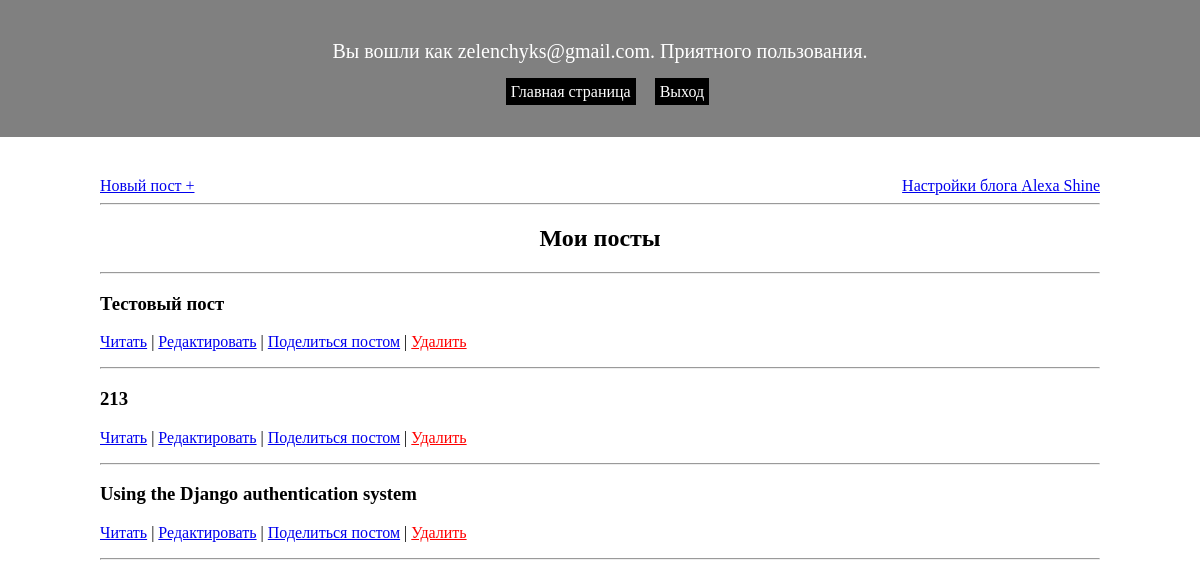
Before: / (signed in) with the older database file.
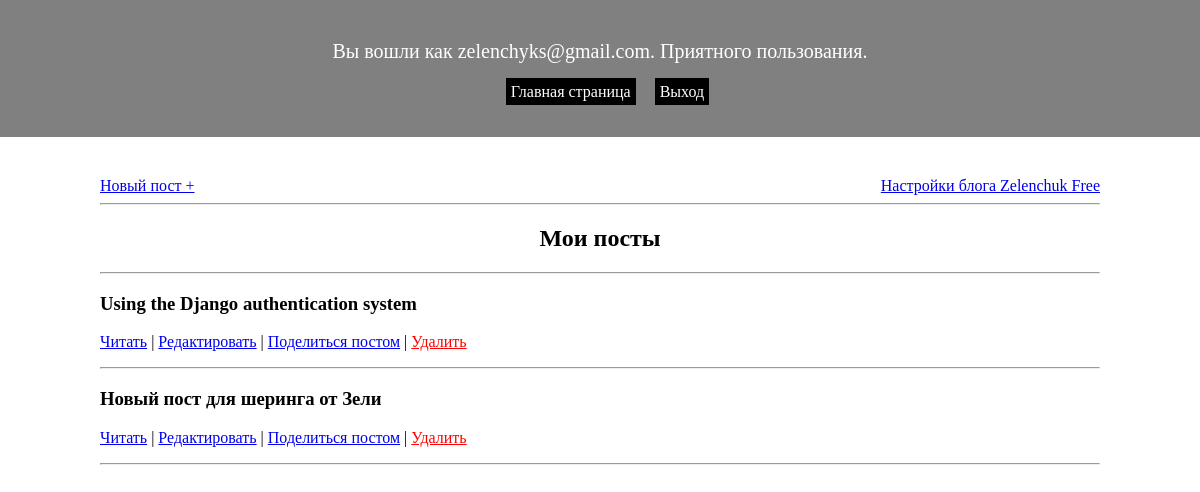
After: the same page with the newer database file.
### blog/models.py (models this page shows)
class Blog(models.Model):
    owner = models.ForeignKey(User, editable=False, on_delete=models.CASCADE)
    title = models.CharField('Заголовок', max_length=500)
    slug = models.CharField(max_length=500, editable=False)

class BlogPost(models.Model):
    blog = models.ForeignKey(Blog, on_delete=models.CASCADE)
    title = models.CharField('Заголовок', max_length=500)
    body = models.TextField('Основной текст')
    is_published = models.BooleanField('Опубликован?', default=False)
    slug = models.SlugField(max_length=500, editable=False)
    shared_to = models.ManyToManyField(Blog, related_name='shared_posts')

### blog/views.py (the view)
# urls.py: path('', HomeView.as_view(), name='home'),
class HomeView(TemplateView):
    template_name = 'home.html'
    def get_context_data(self, **kwargs):
        context = super().get_context_data(**kwargs)
        if self.request.user.is_authenticated:
            if Blog.objects.filter(owner=self.request.user).exists():
                context['has_blog'] = True
                blog = Blog.objects.get(owner=self.request.user)
                context['blog'] = blog
                context['posts'] = BlogPost.objects.filter(blog=blog)
                context['shared_posts'] = blog.shared_posts.all()
        else:
            context['posts'] = BlogPost.objects.filter(is_published=True)
        return context

### blog/templates/home.html (shortened to what this page needs)
{% extends 'base.html' %}
{% block content %}
    {% if user.is_authenticated %}
        {% if not has_blog %}
            <div>
                <a href="{% url 'new-blog' %}">Создать блог</a>
            </div>
        {% else %}
            <div style="overflow: hidden; margin-top: 40px;">
                <div style="float: left ;">
                    <a href="{% url 'new-post' %}">Новый пост +</a>
                </div>
                <div style="float:right ;">
                    <a href="{% url 'edit-blog' pk=blog.pk %}">Настройки блога {{ blog.title }}</a>
                </div>
            </div>
        {% endif %}
        <hr />
        <h2 style="text-align:center;">Мои посты</h2>
        <hr />
        {% if posts %}
            {% for post in posts %}
                <p>
                    <h3>{{ post.title }}</h3>
                    <a href="{% url 'post_details' pk=post.pk %}">Читать</a> |
                <a href="{% url 'edit-post' pk=post.pk %}">Редактировать</a> |
            <a href="{% url "share-blog-post-with-blog" pk=post.pk %}">Поделиться постом</a> |
        <a style="color: red;" href="{% url "delete_post" pk=post.pk %}">Удалить</a>
    </p>
    <hr />
{% endfor %}
{% endif %}
{% endif %}
{% endblock %}

### templates/base.html (shortened to what this page needs)
<!DOCTYPE html>
<html lang="en">
    <head>
    </head>
    <body>
        {% block header %}
            <header style="overflow: hidden;">
                {% if user.is_authenticated %}
                    <p>
                        Вы вошли как {{ user.username }}. Приятного пользования.
                    </p>
                {% else %}
                    <p>
                        Приветствуем! Выполните вход :)
                    </p>
                {% endif %}
                <ul>
                    <li>
                        <a href="{% url 'home' %}">Главная страница</a>
                    </li>
                    {% if user.is_authenticated %}
                        <li>
                            <a href="{% url 'logout' %}">Выход</a>
                        </li>
                    {% endif %}
                </ul>
            {% endblock %}
        </header>
        <main>
            {% block content %}{% endblock %}
        </main>
    </body>
</html>

### templates/base.html (style rules this page uses)
body { padding: 0; margin: 0; }
header { background: grey; overflow: hidden; text-align: center; padding: 20px 0; }
header p { font-size: 20px; color: white; }
header a { text-decoration: none; background: black; color: white; padding: 5px; }
ul { padding: 0; }
li { list-style: none; display: inline-block; margin: 0 0 0 15px; }
main { width: 1000px; margin: 0 auto; }

Changed rows visible on the page:
removed BlogPost: title "Тестовый пост"
removed BlogPost: title "213"
changed Blog: title "Alexa Shine" → "Zelenchuk Free"
added BlogPost: title "Новый пост для шеринга от Зели"
